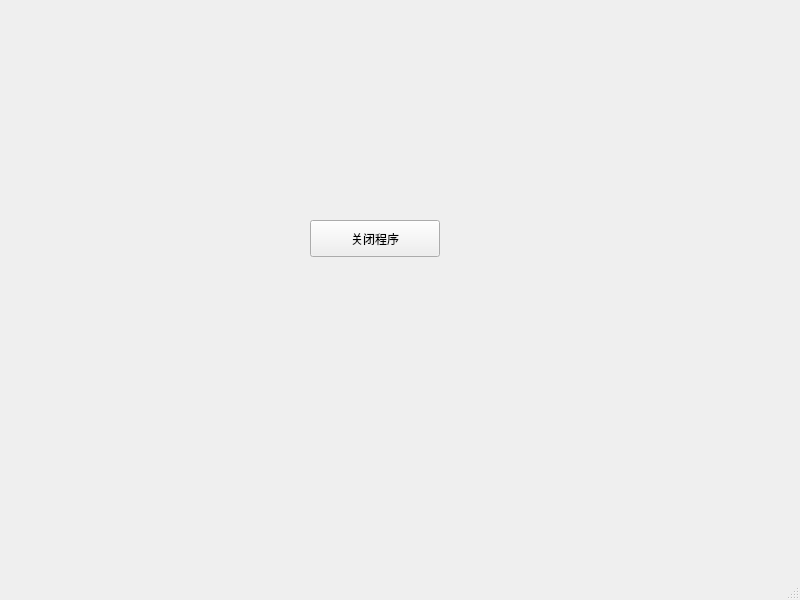
<?xml version="1.0" encoding="UTF-8"?>
<ui version="4.0">
 <class>MainWindow</class>
 <widget class="QMainWindow" name="MainWindow">
  <property name="geometry">
   <rect>
    <x>0</x>
    <y>0</y>
    <width>800</width>
    <height>600</height>
   </rect>
  </property>
  <property name="windowTitle">
   <string>MainWindow</string>
  </property>
  <widget class="QWidget" name="centralwidget">
   <widget class="QPushButton" name="pushButton">
    <property name="geometry">
     <rect>
      <x>310</x>
      <y>220</y>
      <width>130</width>
      <height>37</height>
     </rect>
    </property>
    <property name="text">
     <string>关闭程序</string>
    </property>
   </widget>
  </widget>
  <widget class="QMenuBar" name="menubar">
   <property name="geometry">
    <rect>
     <x>0</x>
     <y>0</y>
     <width>800</width>
     <height>38</height>
    </rect>
   </property>
  </widget>
  <widget class="QStatusBar" name="statusbar"/>
 </widget>
 <resources/>
 <connections>
  <connection>
   <sender>pushButton</sender>
   <signal>clicked()</signal>
   <receiver>MainWindow</receiver>
   <slot>close()</slot>
   <hints>
    <hint type="sourcelabel">
     <x>372</x>
     <y>279</y>
    </hint>
    <hint type="destinationlabel">
     <x>470</x>
     <y>111</y>
    </hint>
   </hints>
  </connection>
 </connections>
</ui>
